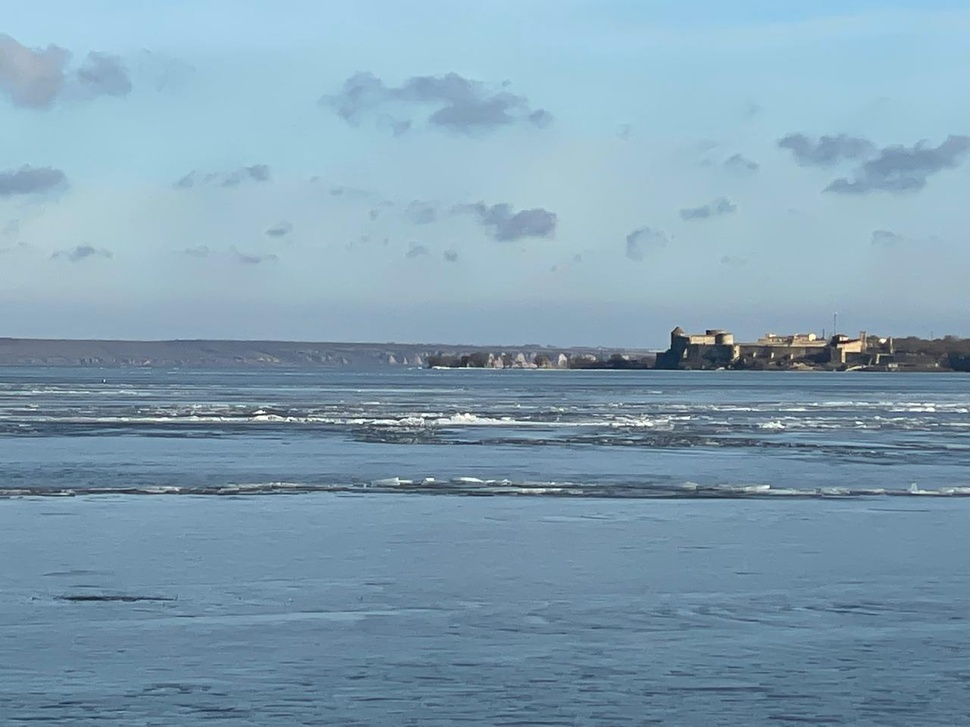
#> input picture image_processing/files/img1.jpeg, 970 x 727 px, shrunk from 1280 x 960 before the run, given in place of the camera
$ python 3_threshold.py
#> lines starting #> are read from the running program, lines starting #| are printed output that depends on the picture; after the words box and inside, x2 and y2 are one past the last pixel; in counts of white or black regions, pixels touching at a corner belong together
import cv2 as cv

cap = cv.VideoCapture(0)

while (1):

    # Take each frame
    _, frame = cap.read()
#> frame is the input picture: shape (727, 970, 3); mean B, G, R 178.9, 159.8, 129.5

    frame = cv.GaussianBlur(frame, (5, 5), 0)
    # frame = cv.medianBlur(frame, 5)

    gray = cv.cvtColor(frame, cv.COLOR_BGR2GRAY)
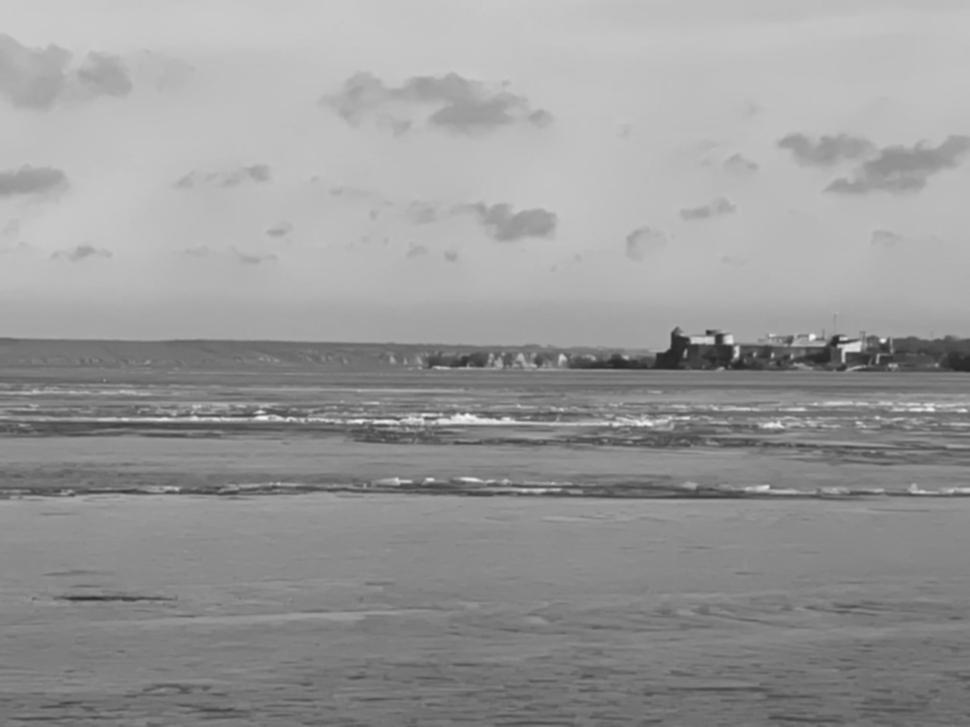
#> gray: shape (727, 970); min 38, max 247, mean 152.9

    ret, th1 = cv.threshold(gray, 200, 255, cv.THRESH_BINARY + cv.THRESH_OTSU)
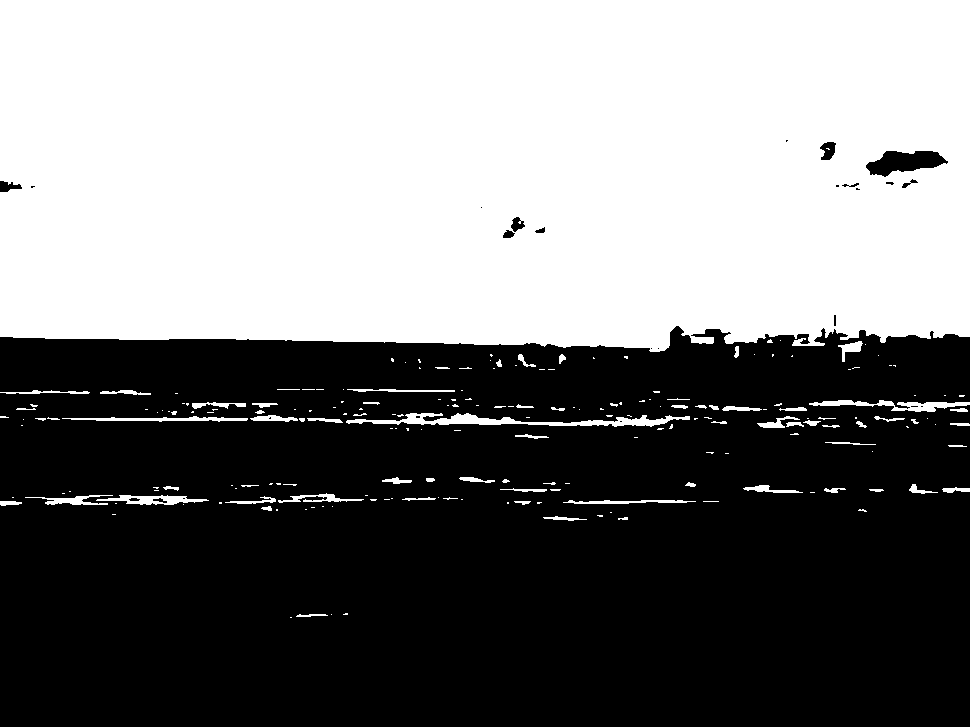
#> th1: shape (727, 970); 48% white; 207 white regions (133 under 20 px), largest, box (x1, y1, x2, y2) and area: (0, 0, 970, 352) 328295, (346, 413, 690, 427) 1887, (809, 400, 970, 412) 830
#> ret = 154
    th2 = cv.adaptiveThreshold(gray, 255, cv.ADAPTIVE_THRESH_GAUSSIAN_C, cv.THRESH_BINARY, 11, 3)
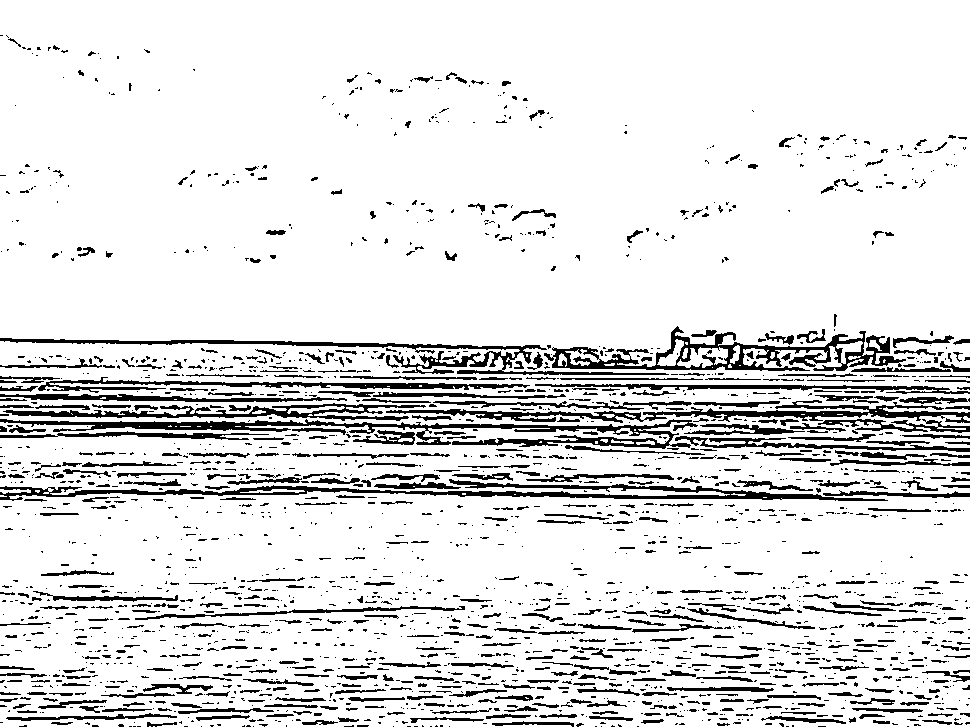
#> th2: shape (727, 970); 88.1% white; 2160 black regions (1559 under 20 px), largest, box (x1, y1, x2, y2) and area: (0, 419, 698, 449) 5108, (0, 479, 888, 501) 4864, (544, 326, 906, 371) 4596

    cv.imshow('threashold', th1)
    cv.imshow('adaptive_threshold', th2)
    k = cv.waitKey(5) & 0xFF
#> (key Esc is pressed here)
    if k == 27:
        break

cv.destroyAllWindows()

$ run again, on image_processing/files/img2.jpeg
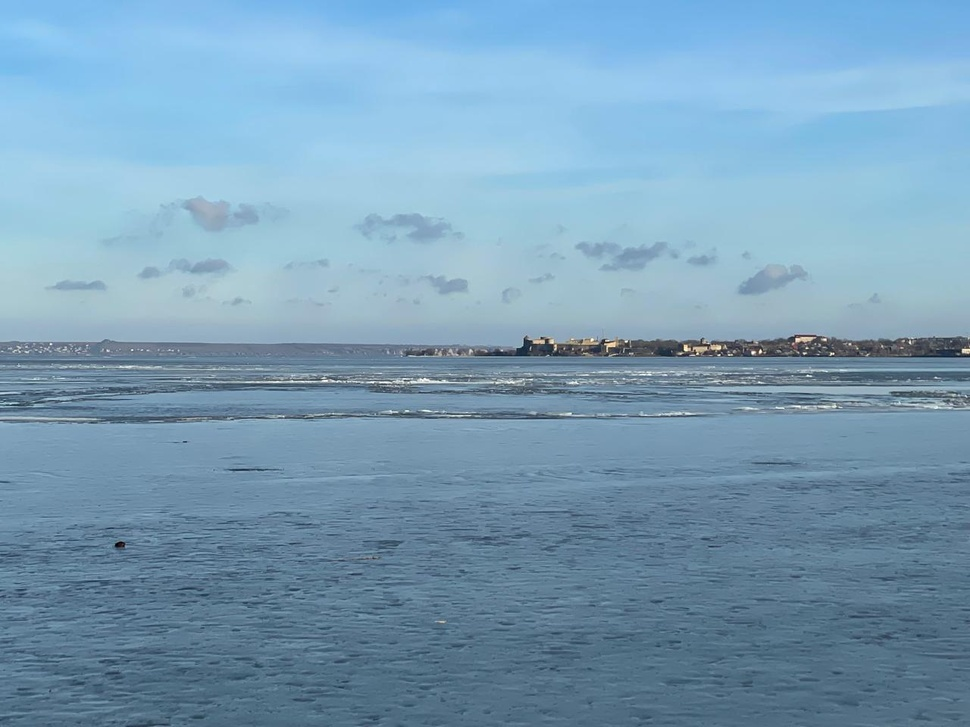
#> input picture image_processing/files/img2.jpeg, 970 x 727 px, shrunk from 1280 x 960 before the run, given in place of the camera
#> frame is the input picture: shape (727, 970, 3); mean B, G, R 182.3, 157.5, 121.3
#> `ret, th1 = cv.threshold(gray, 200, 255, cv.THRESH_BINARY + cv.THRESH_O..`:
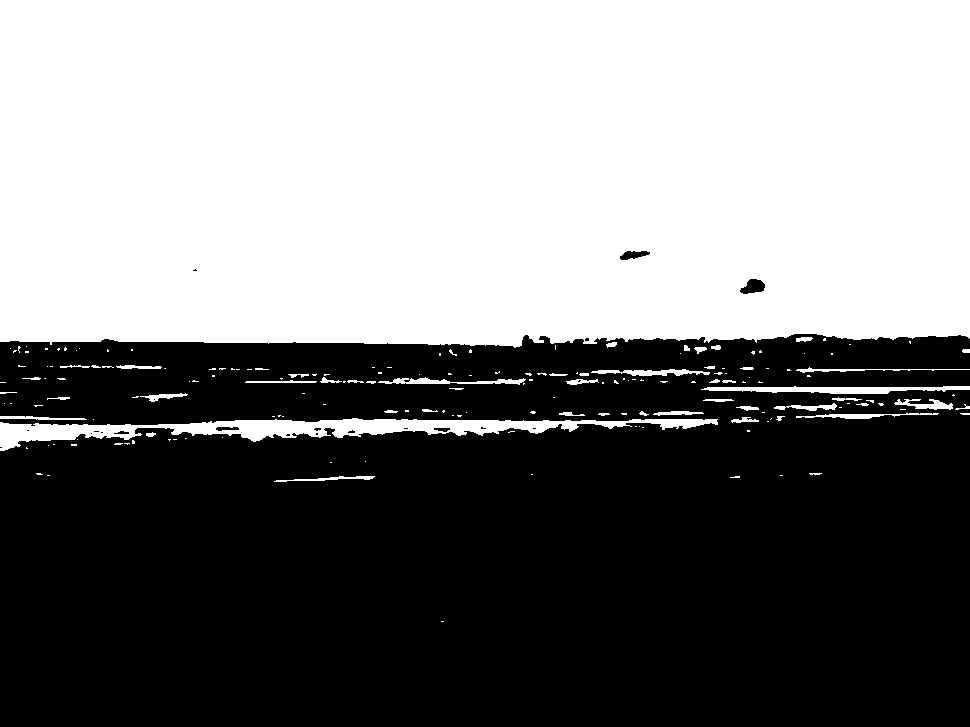
#> th1: shape (727, 970); 49% white; 179 white regions (126 under 20 px), largest, box (x1, y1, x2, y2) and area: (0, 0, 970, 348) 330344, (0, 418, 718, 451) 8238, (701, 386, 970, 394) 1316
#> ret = 150
#> `th2 = cv.adaptiveThreshold(gray, 255, cv.ADAPTIVE_THRESH_GAUSSIAN_C, c..`:
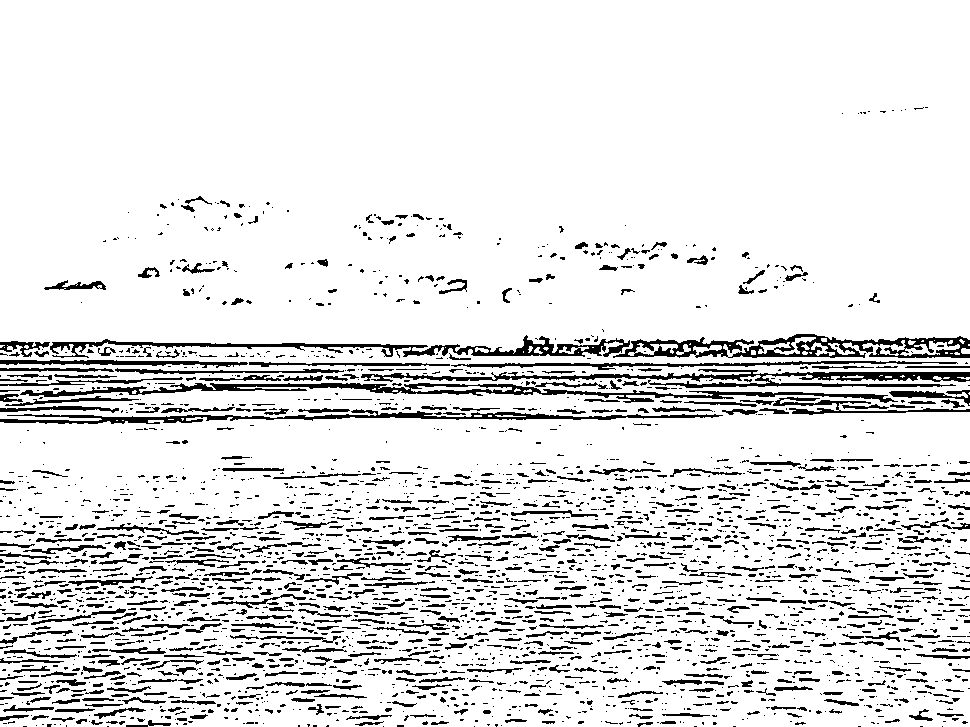
#> th2: shape (727, 970); 88.5% white; black in thin lines or dots, all inside (x1, y1, x2, y2) = (0, 107, 970, 727)

$ run again, on image_processing/files/img_2.png
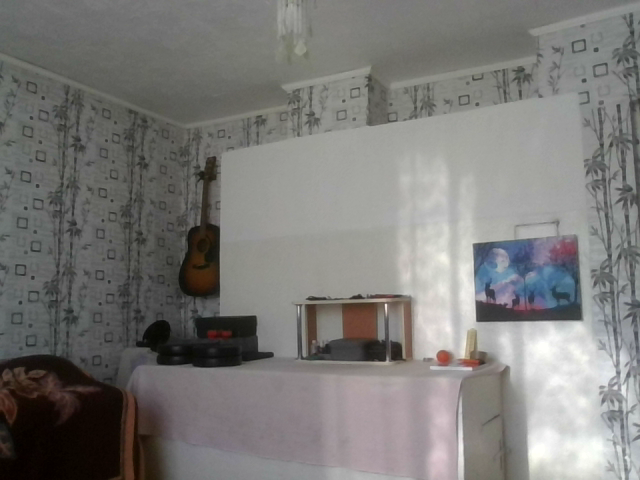
#> input picture image_processing/files/img_2.png, 640 x 480 px, given in place of the camera
#> frame is the input picture: shape (480, 640, 3); mean B, G, R 119.5, 121.9, 123.1
#> `ret, th1 = cv.threshold(gray, 200, 255, cv.THRESH_BINARY + cv.THRESH_O..`:
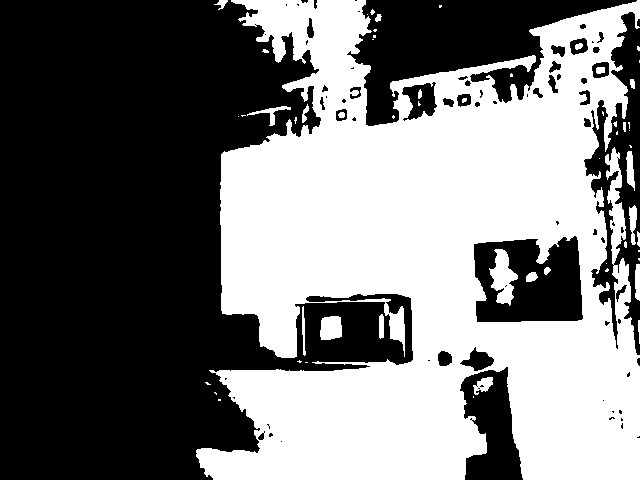
#> th1: shape (480, 640); 46.7% white; 57 white regions (32 under 20 px), largest, box (x1, y1, x2, y2) and area: (196, 0, 640, 480) 139849, (489, 249, 518, 306) 903, (320, 316, 342, 340) 466
#> ret = 124
#> `th2 = cv.adaptiveThreshold(gray, 255, cv.ADAPTIVE_THRESH_GAUSSIAN_C, c..`:
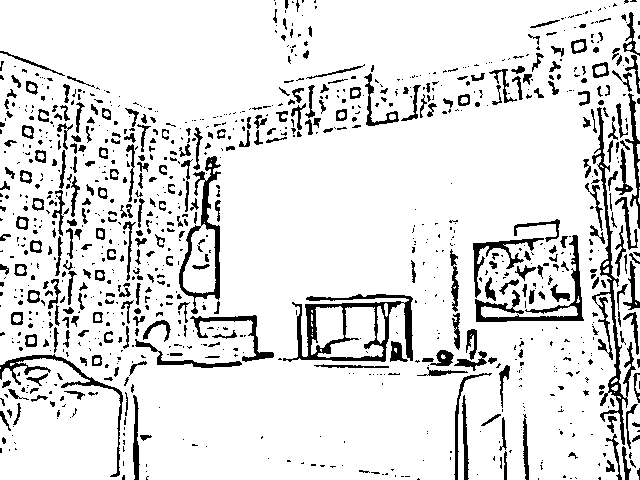
#> th2: shape (480, 640); 88.1% white; 1010 black regions (670 under 20 px), largest, box (x1, y1, x2, y2) and area: (283, 294, 413, 362) 2689, (592, 107, 636, 445) 2129, (475, 235, 584, 322) 1453
